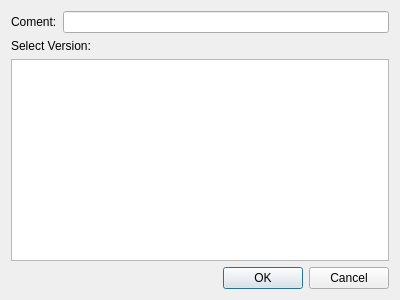
<ui version="4.0" >
 <class>UiAddCommentDialog</class>
 <widget class="QDialog" name="UiAddCommentDialog" >
  <property name="geometry" >
   <rect>
    <x>0</x>
    <y>0</y>
    <width>400</width>
    <height>300</height>
   </rect>
  </property>
  <property name="windowTitle" >
   <string>Dialog</string>
  </property>
  <layout class="QVBoxLayout" name="verticalLayout" >
   <item>
    <layout class="QHBoxLayout" name="horizontalLayout" >
     <item>
      <widget class="QLabel" name="label" >
       <property name="text" >
        <string>Coment:</string>
       </property>
      </widget>
     </item>
     <item>
      <widget class="QLineEdit" name="lineEdit" />
     </item>
    </layout>
   </item>
   <item>
    <widget class="QLabel" name="label_2" >
     <property name="text" >
      <string>Select Version:</string>
     </property>
    </widget>
   </item>
   <item>
    <widget class="QTreeView" name="list" />
   </item>
   <item>
    <widget class="QDialogButtonBox" name="buttonBox" >
     <property name="orientation" >
      <enum>Qt::Horizontal</enum>
     </property>
     <property name="standardButtons" >
      <set>QDialogButtonBox::Cancel|QDialogButtonBox::Ok</set>
     </property>
    </widget>
   </item>
  </layout>
 </widget>
 <resources/>
 <connections>
  <connection>
   <sender>buttonBox</sender>
   <signal>accepted()</signal>
   <receiver>UiAddCommentDialog</receiver>
   <slot>accept()</slot>
   <hints>
    <hint type="sourcelabel" >
     <x>248</x>
     <y>254</y>
    </hint>
    <hint type="destinationlabel" >
     <x>157</x>
     <y>274</y>
    </hint>
   </hints>
  </connection>
  <connection>
   <sender>buttonBox</sender>
   <signal>rejected()</signal>
   <receiver>UiAddCommentDialog</receiver>
   <slot>reject()</slot>
   <hints>
    <hint type="sourcelabel" >
     <x>316</x>
     <y>260</y>
    </hint>
    <hint type="destinationlabel" >
     <x>286</x>
     <y>274</y>
    </hint>
   </hints>
  </connection>
 </connections>
</ui>
